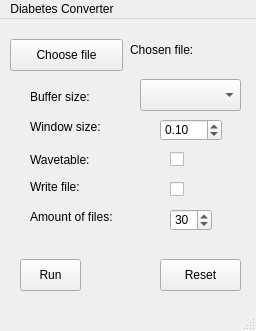
<?xml version="1.0" encoding="UTF-8"?>
<ui version="4.0">
 <class>MainWindow</class>
 <widget class="QMainWindow" name="MainWindow">
  <property name="geometry">
   <rect>
    <x>0</x>
    <y>0</y>
    <width>256</width>
    <height>331</height>
   </rect>
  </property>
  <property name="windowTitle">
   <string>MainWindow</string>
  </property>
  <widget class="QWidget" name="centralwidget">
   <widget class="QPushButton" name="file_chooser">
    <property name="geometry">
     <rect>
      <x>10</x>
      <y>20</y>
      <width>113</width>
      <height>32</height>
     </rect>
    </property>
    <property name="text">
     <string>Choose file</string>
    </property>
   </widget>
   <widget class="QLabel" name="label">
    <property name="geometry">
     <rect>
      <x>130</x>
      <y>10</y>
      <width>341</width>
      <height>41</height>
     </rect>
    </property>
    <property name="text">
     <string>Chosen file:</string>
    </property>
   </widget>
   <widget class="QPushButton" name="run_button">
    <property name="geometry">
     <rect>
      <x>20</x>
      <y>240</y>
      <width>61</width>
      <height>32</height>
     </rect>
    </property>
    <property name="text">
     <string>Run</string>
    </property>
   </widget>
   <widget class="QPushButton" name="reset_button">
    <property name="geometry">
     <rect>
      <x>160</x>
      <y>240</y>
      <width>81</width>
      <height>32</height>
     </rect>
    </property>
    <property name="text">
     <string>Reset</string>
    </property>
   </widget>
   <widget class="QComboBox" name="buffer_size">
    <property name="geometry">
     <rect>
      <x>140</x>
      <y>60</y>
      <width>101</width>
      <height>32</height>
     </rect>
    </property>
    <property name="maxVisibleItems">
     <number>2</number>
    </property>
    <property name="frame">
     <bool>true</bool>
    </property>
   </widget>
   <widget class="QLabel" name="label_2">
    <property name="geometry">
     <rect>
      <x>30</x>
      <y>70</y>
      <width>81</width>
      <height>16</height>
     </rect>
    </property>
    <property name="text">
     <string>Buffer size:</string>
    </property>
   </widget>
   <widget class="QLabel" name="label_3">
    <property name="geometry">
     <rect>
      <x>30</x>
      <y>100</y>
      <width>91</width>
      <height>16</height>
     </rect>
    </property>
    <property name="text">
     <string>Window size:</string>
    </property>
   </widget>
   <widget class="QLabel" name="label_4">
    <property name="geometry">
     <rect>
      <x>30</x>
      <y>130</y>
      <width>81</width>
      <height>21</height>
     </rect>
    </property>
    <property name="text">
     <string>Wavetable:</string>
    </property>
   </widget>
   <widget class="QLabel" name="label_5">
    <property name="geometry">
     <rect>
      <x>30</x>
      <y>160</y>
      <width>59</width>
      <height>16</height>
     </rect>
    </property>
    <property name="text">
     <string>Write file:</string>
    </property>
   </widget>
   <widget class="QLabel" name="label_6">
    <property name="geometry">
     <rect>
      <x>30</x>
      <y>190</y>
      <width>101</width>
      <height>16</height>
     </rect>
    </property>
    <property name="text">
     <string>Amount of files:</string>
    </property>
   </widget>
   <widget class="QDoubleSpinBox" name="window_size">
    <property name="geometry">
     <rect>
      <x>160</x>
      <y>100</y>
      <width>62</width>
      <height>22</height>
     </rect>
    </property>
    <property name="decimals">
     <number>2</number>
    </property>
    <property name="minimum">
     <double>0.010000000000000</double>
    </property>
    <property name="maximum">
     <double>1.000000000000000</double>
    </property>
    <property name="value">
     <double>0.100000000000000</double>
    </property>
   </widget>
   <widget class="QCheckBox" name="is_wavetable">
    <property name="geometry">
     <rect>
      <x>170</x>
      <y>130</y>
      <width>86</width>
      <height>20</height>
     </rect>
    </property>
    <property name="text">
     <string/>
    </property>
   </widget>
   <widget class="QCheckBox" name="write_files">
    <property name="geometry">
     <rect>
      <x>170</x>
      <y>160</y>
      <width>86</width>
      <height>20</height>
     </rect>
    </property>
    <property name="text">
     <string/>
    </property>
   </widget>
   <widget class="QSpinBox" name="amt_files">
    <property name="geometry">
     <rect>
      <x>170</x>
      <y>190</y>
      <width>42</width>
      <height>22</height>
     </rect>
    </property>
    <property name="minimum">
     <number>1</number>
    </property>
    <property name="value">
     <number>30</number>
    </property>
   </widget>
  </widget>
  <widget class="QMenuBar" name="menubar">
   <property name="geometry">
    <rect>
     <x>0</x>
     <y>0</y>
     <width>256</width>
     <height>22</height>
    </rect>
   </property>
   <widget class="QMenu" name="menuDiabetes_Converter">
    <property name="title">
     <string>Diabetes Converter</string>
    </property>
   </widget>
   <addaction name="menuDiabetes_Converter"/>
  </widget>
  <widget class="QStatusBar" name="statusbar"/>
 </widget>
 <resources/>
 <connections/>
</ui>
